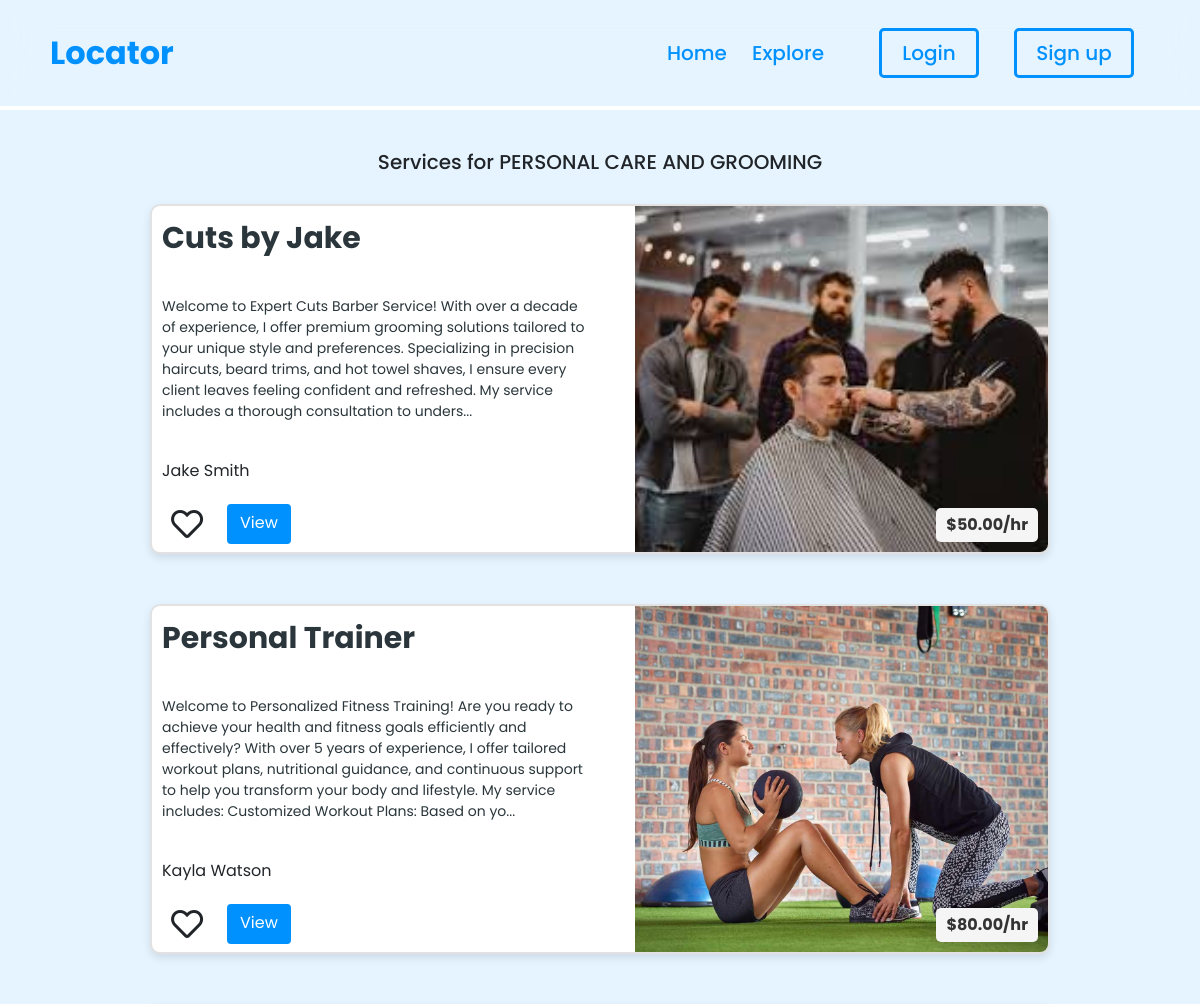
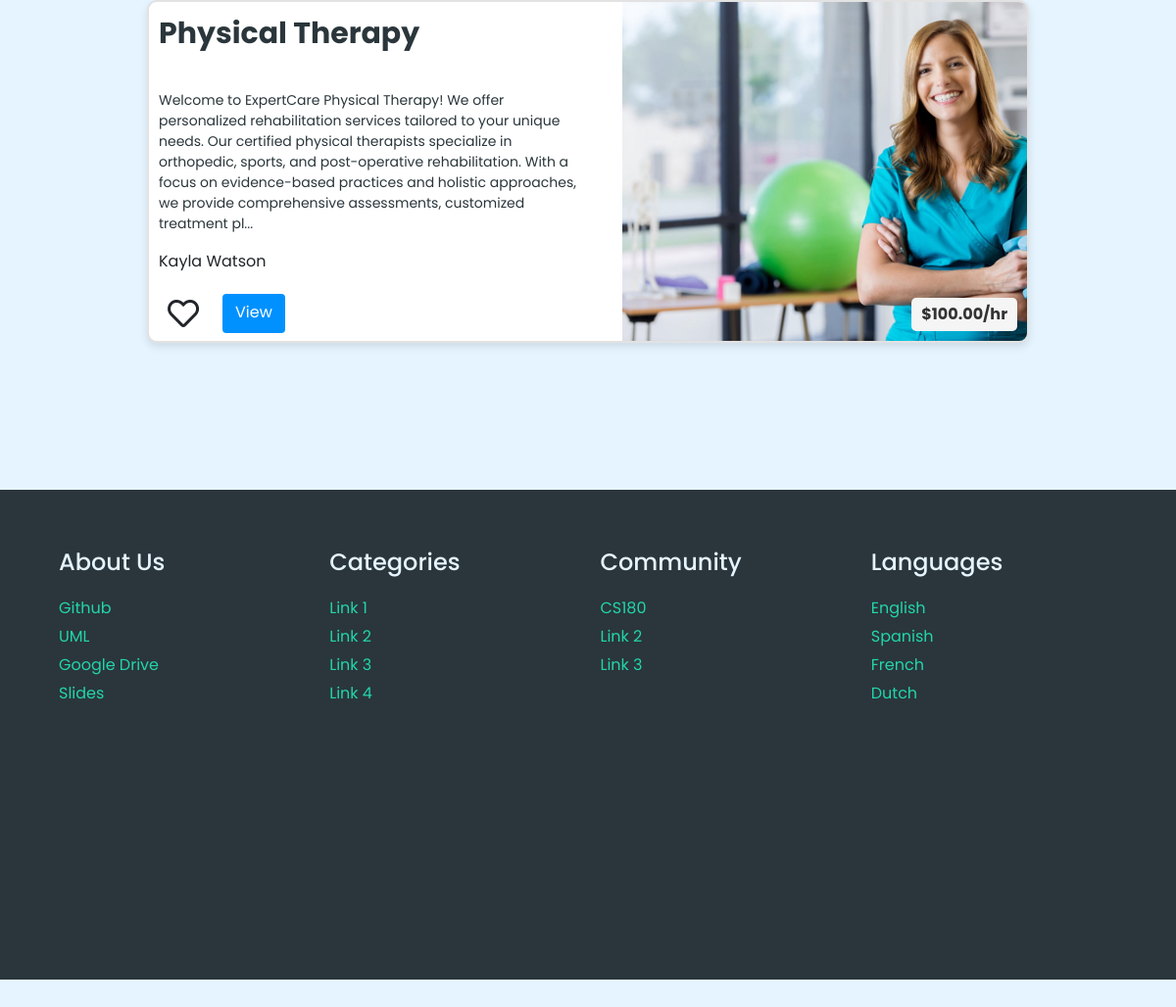
Page /category/PERSONAL CARE AND GROOMING/ on the committed database (2 pictures, top to bottom).
### posting_service/models.py (models this page shows)
class Service(models.Model):
  ServiceID = models.CharField(max_length=8, default=generate_unique_code, unique=True)
  freelancer = models.ForeignKey(User, on_delete=models.CASCADE, null=True, blank=True)
  serviceName = models.CharField(max_length=250)
  description = models.TextField()
  price = models.DecimalField(max_digits=10, decimal_places=2)
  credentials = models.FileField(upload_to='documents/', null=True, blank=True)
  category = models.CharField(max_length=40, choices=[('EDUCATION', 'Education'), ('PERSONAL CARE AND GROOMING', 'Personal Care and Grooming'), ('CLEANING AND JANITORIAL', 'Cleaning and Janitorial'), ('CONSTRUCTION AND RENOVATION', 'Construction and Renovation'), ('LANDSCAPING AND GARDENING', 'Landscaping and Gardening'), ('CHILD AND PET CARE', 'Child and Pet Care'), ('TECHNOLOGY AND CREATIVE ARTS', 'Technology and Creative Arts'), ('OTHER', 'Other')], null=True, blank=True)
  created_at = models.DateTimeField(auto_now_add=True)

class Photo(models.Model):
    service = models.ForeignKey(Service, on_delete=models.CASCADE, null=True, blank=True)
    service_img = models.ImageField(upload_to='images/', null=True, blank=True)

### posting_service/views.py (the view)
# urls.py: path('category/<str:category>/', ServiceCategoryView, name="category"),
def ServiceCategoryView(request, category):
  services = Service.objects.filter(category=category)
  return render(request, 'category.html', {'services':services, 'category':category})

### frontend/templatetags/custom_filters.py (called while the page is built)
@register.filter
def truncate_with_ellipsis(value, max_length):
    if len(value) > max_length:
        return value[:max_length-3] + '...'
    else:
        return value

### posting_service/templates/category.html (shortened to what this page needs)
{% extends "base.html" %}
{% load static %}
{% load custom_filters %}
{% block content %}
  <h5 style="text-align:center; margin-bottom: 30px;">Services for {{ category }}</h5>
  {% for service in services %}
    <div id="review" style="margin-left: 50%; transform: translate(-50%);">
      <div id="leftsection">
          <div id="ptitle" style="margin-top: 10px"> {{ service.serviceName }} </div>
          <div id="pdescription">
              {{ service.description | truncate_with_ellipsis:350 }}
          </div>
          <div id="puser">
            <div id="pusername">
                {{ service.freelancer.first_name }} {{ service.freelancer.last_name }}
            </div>
          </div>
          <div id="other">
              <div class="heartsection">
                  <i class="far fa-heart animated-heart-outline fa-2x"></i>
                  <i class="fas fa-heart animated-heart fa-2x"></i>
              </div>
              <a href="{% url 'posting_service:service_page' service.ServiceID %}" class="btn custom-button" style="height: 40px; margin-left: 15px;">View</a>
          </div>
      </div>
      <div id="rightsection">
          <div id="imagesection">
              {% if service.photo_set.first %}
                <img src="{{ service.photo_set.first.service_img.url }}" style="width: 100%;height: 100%; object-fit: cover;">
              {% endif %}
          </div>
      </div>
      <div id="price-section">
        ${{ service.price }}/hr
      </div>
    </div>
  {% endfor %}
{% endblock content %}

### frontend/static/css/home.css (style rules this page uses)
:root { --primary: #0091ff; --primaryfade:#7dc7ff; --primaryveryfade: #e5f4ff; --secondary: #23d5ab; --secondaryfade:#73d5be; --fifth: #2A363B; }
* { margin:0; padding: 0; box-sizing:border-box; font-family: "Poppins", sans-serif; }
html, body { height:2500px; background: var(--primaryveryfade); }
::placeholder { color:var(--primaryfade); }

### frontend/static/css/proposal.css (style rules this page uses)
#leftSection { flex: 1; display: flex; justify-content: center; align-items: center; margin-right: 20px; }
#rightSection { flex: 1; display: flex; flex-direction: column; }

### frontend/static/css/explore.css (style rules this page uses)
.animated-heart { color: transparent; position:absolute; cursor: pointer; }
.animated-heart-outline { position:absolute; }
.heartsection { margin-left:10px; width:50px; height:100%; display:flex; align-items:center; justify-content:center; }
#review { position: relative; width: 900px; height: 350px; margin-bottom: 50px; background-color: white; border: 2px solid rgb(226, 226, 226); border-radius: 10px; display: flex; box-shadow: 0 4px 8px rgba(0, 0, 0, 0.1); overflow: hidden; }
#leftsection { width:50%; height:100%; display:flex; flex-direction:column; }
#rightsection { position:relative; right:0px; }
#imagesection { margin-left:25px; width: 100%; height: 100%; object-fit: cover; }
#ptitle { width:100%; height:50px; padding-left:10px; color:var(--fifth); font-size: 30px; text-decoration:none; font-weight:bold; margin-bottom: 30px; }
#pdescription { width:100%; height:150px; padding-left:10px; color:var(--fifth); font-size: 14px; text-decoration:none; text-overflow:ellipsis; }
#puser { width:100%; height:50px; display:flex; }
#pusername { margin-left:10px; line-height: 50px; }
#other { width:100%; display:flex; flex-grow:1; align-items: center; }
#price-section { position: absolute; bottom: 10px; right: 10px; background-color: #f5f5f5; padding: 5px 10px; font-size: 16px; font-weight: bold; color: #333; border-radius:5px; }
.custom-button { background-color: #0091ff; color: white; }

### rows in the picture
Service: serviceName "Cuts by Jake", description "Welcome to Expert Cuts Barber Service! With over a decade of experience, I offer premium grooming solutions tailored to your unique style and preferences. Specializing in precision haircuts, beard trims, and hot towel shaves, I ensure every client leaves feeling confident and refreshed. My service includes a thorough consultation to unders...", freelancer.first_name "Jake", freelancer.last_name "Smith", photo_set.first.service_img (picture), price "50.00"
Service: serviceName "Personal Trainer", description "Welcome to Personalized Fitness Training! Are you ready to achieve your health and fitness goals efficiently and effectively? With over 5 years of experience, I offer tailored workout plans, nutritional guidance, and continuous support to help you transform your body and lifestyle. My service includes: Customized Workout Plans: Based on yo...", freelancer.first_name "Kayla", freelancer.last_name "Watson", photo_set.first.service_img (picture), price "80.00"
Service: serviceName "Physical Therapy", description "Welcome to ExpertCare Physical Therapy! We offer personalized rehabilitation services tailored to your unique needs. Our certified physical therapists specialize in orthopedic, sports, and post-operative rehabilitation. With a focus on evidence-based practices and holistic approaches, we provide comprehensive assessments, customized treatment pl...", freelancer.first_name "Kayla", freelancer.last_name "Watson", photo_set.first.service_img (picture), price "100.00"

### other values in the picture
{{ category }} "PERSONAL CARE AND GROOMING"
